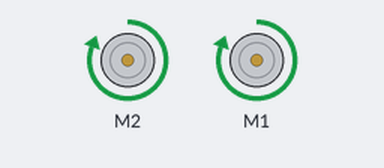
Recording of a sketch running on a simulated Arduino Uno, built with avr-gcc and run on an emulated ATmega328P. Parts: 2 × DC motor (green arrow = forward, orange = backward, longer = faster). What the sketch prints to the serial monitor is not drawn.

Above: at 0.1 s.
Timing chart, 0 to 1.6 s (numbered marks = the images above):
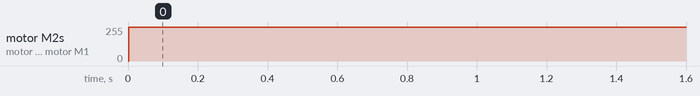

Measured:
- by itself, motor M2, motor M1: stopped → forward 255/255 at 0.00 s

The sketch:

MotorDrive.ino
```cpp
#include <AFMotor.h> // See https://learn.adafruit.com/adafruit-motor-shield/af-dcmotor-class for docs on this library

AF_DCMotor motorL(1);
AF_DCMotor motorR(2);

// The setup method runs when the Arduino boots up.
void setup() {
  Serial.begin(9600);
  Serial.println("Serial comms established");

  motorR.setSpeed(0);
  motorR.run(FORWARD);
  motorL.setSpeed(0);
  motorL.run(FORWARD);

  Serial.println("Robot booted.");

  drive(255, 255);
}

// The loop method runs over and over after the setup method is complete.
void loop() {
}

// drive method: sets left motor to speedL and right motor to speedR
// speedL: -255...255 - speed to set left motor to
// speedR: -255...255 - speed to set right motor to
// usage: drive(speed to set left motor to, speed to set right motor to);
void drive(int speedL, int speedR) {
  // Debug print: format: "Driving motors: speedL, speedR"
  Serial.print("Driving motor: ");
  Serial.print(speedL);
  Serial.print(", ");
  Serial.println(speedR);

  // For the left motor...
  if (speedL > 0) {       // If speedL is positive, then...
    motorL.run(FORWARD);  // set the left motor to run forward.
  } else {                // Otherwise it must be negative or 0, so...
    speedL = -speedL;     // make speedL positive instead and...
    motorL.run(BACKWARD); // set the left motor to run backward.
  }
  motorL.setSpeed(speedL); // Either way, set the speed based on the number given.


  // For the right motor...
  if (speedR > 0) {       // If speedR is positive, then...
    motorR.run(FORWARD);  // set the right motor to run forward.
  } else {                // Otherwise it must be negative or 0, so...
    speedR = -speedR;     // make speedR positive instead and...
    motorR.run(BACKWARD); // set the right motor to run backward.
  }
  motorR.setSpeed(speedR); // Either way, set the speed based on the number given.
}
```
